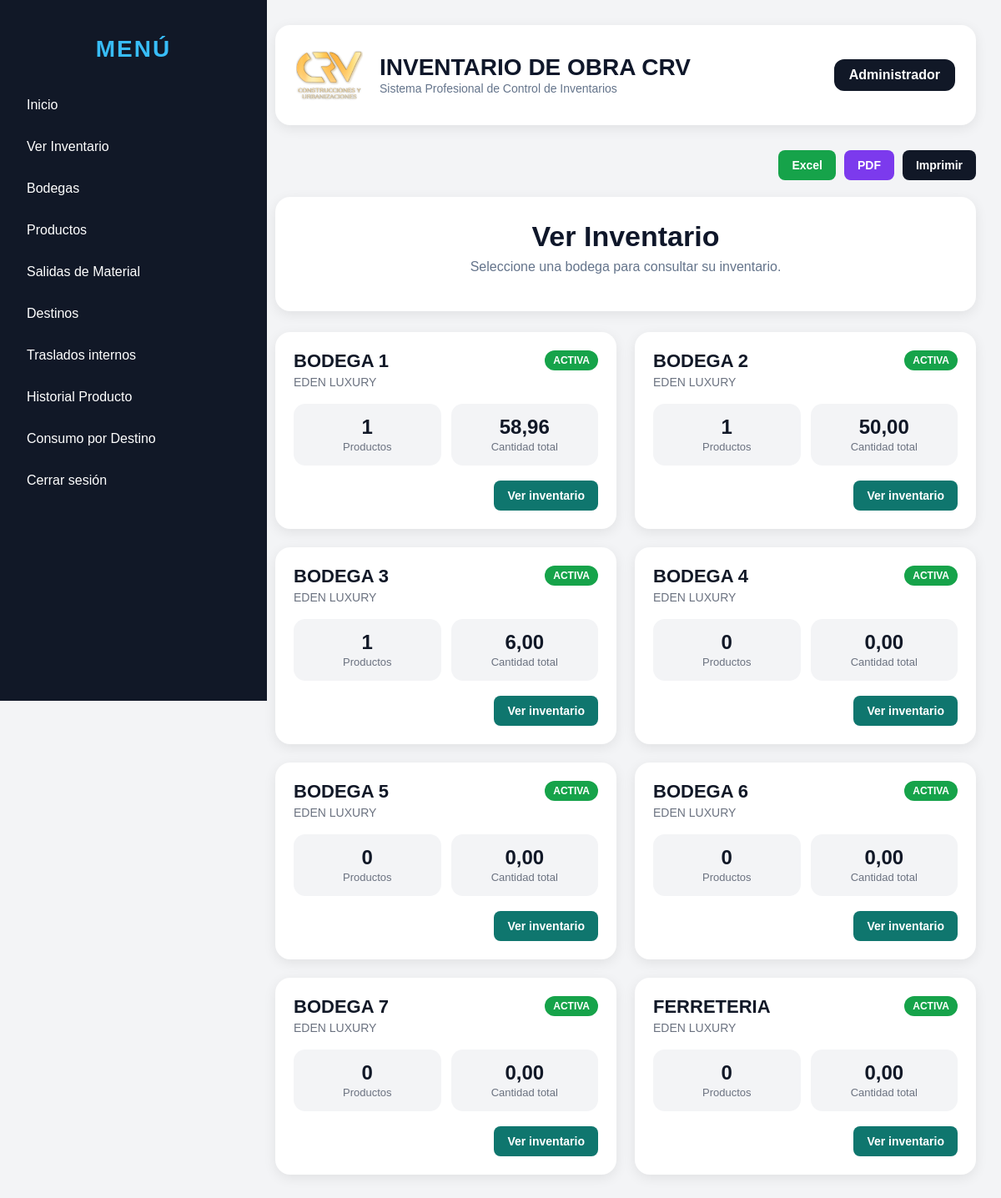
Page /existencias (signed in) on the committed database.
### models/usuario.py (models this page shows, shortened)
class Usuario(db.Model, UserMixin):
    __tablename__ = "usuarios"
    id = db.Column(db.Integer, primary_key=True)
    nombre = db.Column(db.String(100), nullable=False)
    usuario = db.Column(db.String(50), unique=True, nullable=False)
    password_hash = db.Column(db.String(200), nullable=False)
    rol = db.Column(db.String(50), default="ADMIN")

### models/obra.py (models this page shows)
class Obra(db.Model):
    __tablename__ = "obras"
    id = db.Column(db.Integer, primary_key=True)
    nombre = db.Column(db.String(150), nullable=False)
    ubicacion = db.Column(db.String(150))
    responsable = db.Column(db.String(100))
    estado = db.Column(db.String(30), default="ACTIVA")

### routes/existencias.py (the view)
@existencias_bp.route("/existencias")
@login_required
def listar_bodegas_inventario():
    bodegas = Obra.query.order_by(Obra.nombre.asc()).all()
    bodegas_data = []
    for bodega in bodegas:
        existencias = Existencia.query.filter_by(obra_id=bodega.id).all()
        total_productos = 0
        total_cantidad = 0
        for e in existencias:
            if e.cantidad > 0:
                total_productos += 1
                total_cantidad += e.cantidad
        bodegas_data.append({
            "bodega": bodega,
            "total_productos": total_productos,
            "total_cantidad": total_cantidad
        })
    return render_template(
        "existencias/bodegas.html",
        bodegas_data=bodegas_data
    )

### templates/existencias/bodegas.html (shortened to what this page needs)
{% extends "base.html" %}
{% block content %}
<div class="header-actions no-print">
    <div class="right-actions">
        <a class="btn btn-excel" href="/existencias/excel">Excel</a>
        <a class="btn btn-pdf" href="/existencias/pdf">PDF</a>
        <button onclick="window.print()" class="btn btn-print">Imprimir</button>
    </div>
</div>
<div class="page-header-card no-print">
    <h1>Ver Inventario</h1>
    <p>Seleccione una bodega para consultar su inventario.</p>
</div>
<div class="bodega-grid no-print">
    {% for item in bodegas_data %}
    <div class="bodega-card">
        <div class="bodega-header">
            <div>
                <h2>{{ item.bodega.nombre }}</h2>
                <p>{{ item.bodega.ubicacion }}</p>
            </div>
            <span class="badge-success">{{ item.bodega.estado }}</span>
        </div>
        <div class="bodega-kpis">
            <div>
                <strong>{{ item.total_productos }}</strong>
                <span>Productos</span>
            </div>
            <div>
                <strong>
                    {{ "{:,.2f}".format(item.total_cantidad).replace(",", "X").replace(".", ",").replace("X", ".") }}
                </strong>
                <span>Cantidad total</span>
            </div>
        </div>
        <div class="bodega-actions no-print">
            <a class="btn btn-new" href="/existencias/bodega/{{ item.bodega.id }}">Ver inventario</a>
        </div>
    </div>
    {% endfor %}
</div>
{% endblock %}

### templates/base.html (shortened to what this page needs)
<!DOCTYPE html>
<html lang="es">
<head>
</head>
<body>
    <div class="sidebar">
        <h2 class="menu-title">MENÚ</h2>
        <a href="/dashboard">Inicio</a>
        <a href="/existencias">Ver Inventario</a>
        <a href="/obras">Bodegas</a>
        <a href="/productos">Productos</a>
        <a href="/movimientos">Salidas de Material</a>
        <a href="/destinos">Destinos</a>
        <a href="/traslados/nuevo">Traslados internos</a>
        <a href="/historial-producto">Historial Producto</a>
        <a href="/consumos/destino">Consumo por Destino</a>
        <a href="/logout">Cerrar sesión</a>
    </div>
    <div class="content">
        <div class="topbar">
            <div class="topbar-left">
                <img src="{{ url_for('static', filename='logo.png') }}">
                <div>
                    <h1>INVENTARIO DE OBRA CRV</h1>
                    <span>Sistema Profesional de Control de Inventarios</span>
                </div>
            </div>
            <div class="topbar-right">
                {{ current_user.nombre }}
            </div>
        </div>
        {% block content %}{% endblock %}
    </div>
</body>
</html>

### templates/base.html (style rules this page uses)
body { margin: 0; font-family: Arial, sans-serif; background: #f3f4f6; }
.sidebar { width: 280px; height: 100vh; background: #111827; color: white; position: fixed; padding: 20px; }
.sidebar h2 { margin-bottom: 30px; color: #38bdf8; }
.menu-title { color:white; text-align:center; font-size:28px; margin-bottom:35px; letter-spacing:2px; font-weight:800; }
.sidebar a { display: block; color: white; text-decoration: none; padding: 12px; border-radius: 8px; margin-bottom: 8px; }
.content { margin-left: 300px; padding: 30px; }
.topbar { background: white; padding: 15px 20px; border-radius: 12px; margin-bottom: 25px; box-shadow: 0 2px 8px rgba(0,0,0,0.08); }
.topbar { background:white; padding:20px 25px; border-radius:18px; margin-bottom:30px; box-shadow:0 4px 15px rgba(0,0,0,0.08); display:flex; justify-content:space-between; align-items:center; }
.topbar-left { display:flex; align-items:center; gap:20px; }
.topbar-left img { width:80px; height:80px; object-fit:contain; }
.topbar-left h1 { margin:0; color:#0f172a; font-size:28px; }
.topbar-left span { color:#64748b; font-size:14px; }
.topbar-right { background:#111827; color:white; padding:10px 18px; border-radius:12px; font-weight:bold; }
button, .btn { background: #2563eb; color: white; padding: 10px 16px; border: none; border-radius: 8px; text-decoration: none; cursor: pointer; display: inline-block; font-size: 14px; font-weight: 600; transition: all 0.2s ease; }
.btn-new { background: #0f766e; }
.btn-excel { background: #16a34a; }
.btn-pdf { background: #7c3aed; }
.btn-print { background: #111827; }
.header-actions { display: flex; justify-content: space-between; align-items: center; margin-bottom: 20px; }
.left-actions, .right-actions { display: flex; gap: 10px; align-items: center; }
.badge-success { background: #16a34a; color: white; padding: 5px 10px; border-radius: 999px; font-size: 12px; font-weight: bold; }
.bodega-grid { display: grid; grid-template-columns: repeat(auto-fit, minmax(330px, 1fr)); gap: 22px; }
.bodega-card { background: white; border-radius: 18px; padding: 22px; box-shadow: 0 4px 15px rgba(0,0,0,0.08); }
.bodega-header { display: flex; justify-content: space-between; align-items: flex-start; margin-bottom: 18px; }
.bodega-header h2 { margin: 0; color: #111827; font-size: 22px; }
.bodega-header p { margin: 4px 0 0 0; color: #6b7280; font-size: 14px; }
.bodega-kpis { display: grid; grid-template-columns: 1fr 1fr; gap: 12px; margin-bottom: 18px; }
.bodega-kpis div { background: #f3f4f6; border-radius: 14px; padding: 14px; text-align: center; }
.bodega-kpis strong { display: block; font-size: 24px; color: #111827; }
.bodega-kpis span { color: #6b7280; font-size: 13px; }
.bodega-actions { margin-top: 18px; display: flex; justify-content: flex-end; gap: 8px; }
.page-header-card { background: white; border-radius: 18px; padding: 28px 30px; margin-bottom: 25px; text-align: center; box-shadow: 0 4px 15px rgba(0,0,0,0.08); }
.page-header-card h1 { margin: 0; font-size: 34px; color: #0f172a; }
.page-header-card p { margin-top: 8px; color: #64748b; font-size: 16px; }

### rows in the picture
Usuario: nombre "Administrador"
Obra: bodega.nombre "BODEGA 1", bodega.ubicacion "EDEN LUXURY", bodega.estado "ACTIVA"
Obra: bodega.nombre "BODEGA 2", bodega.ubicacion "EDEN LUXURY", bodega.estado "ACTIVA"
Obra: bodega.nombre "BODEGA 3", bodega.ubicacion "EDEN LUXURY", bodega.estado "ACTIVA"
Obra: bodega.nombre "BODEGA 4", bodega.ubicacion "EDEN LUXURY", bodega.estado "ACTIVA"
Obra: bodega.nombre "BODEGA 5", bodega.ubicacion "EDEN LUXURY", bodega.estado "ACTIVA"
Obra: bodega.nombre "BODEGA 6", bodega.ubicacion "EDEN LUXURY", bodega.estado "ACTIVA"
Obra: bodega.nombre "BODEGA 7", bodega.ubicacion "EDEN LUXURY", bodega.estado "ACTIVA"
Obra: bodega.nombre "FERRETERIA", bodega.ubicacion "EDEN LUXURY", bodega.estado "ACTIVA"

### other values in the picture
{{ item.total_productos }} "1" "1" "1" "0" "0" "0" "0" "0"
